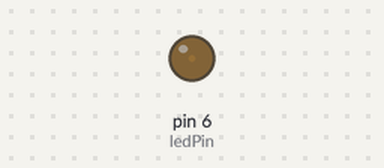
Simulated run of this sketch. Board: Arduino Uno, built with avr-gcc and run on an emulated ATmega328P. Shown: output pins drawn as LEDs (lit = HIGH).

Above: at 0.05 s.
At 1.5 s:
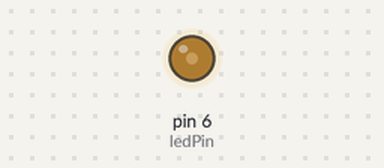
Timing chart, 0 to 6.2 s (numbered marks = the images above):
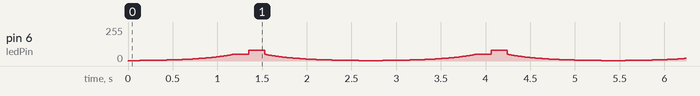

The sketch:

sketch14_02_pwm.ino
```cpp
/* PWMでLEDの明るさを変化させる */

const int ledPin = 6;

void setup() {
  pinMode(ledPin, OUTPUT);
}

void loop() {
  for (int i = 3; i <= 80; i++) {
    analogWrite(ledPin, i);
    delay(400/i);
  }

  for (int i = 80; i >= 3; i--) {
    analogWrite(ledPin, i);
    delay(400/i);
  }
}
```
